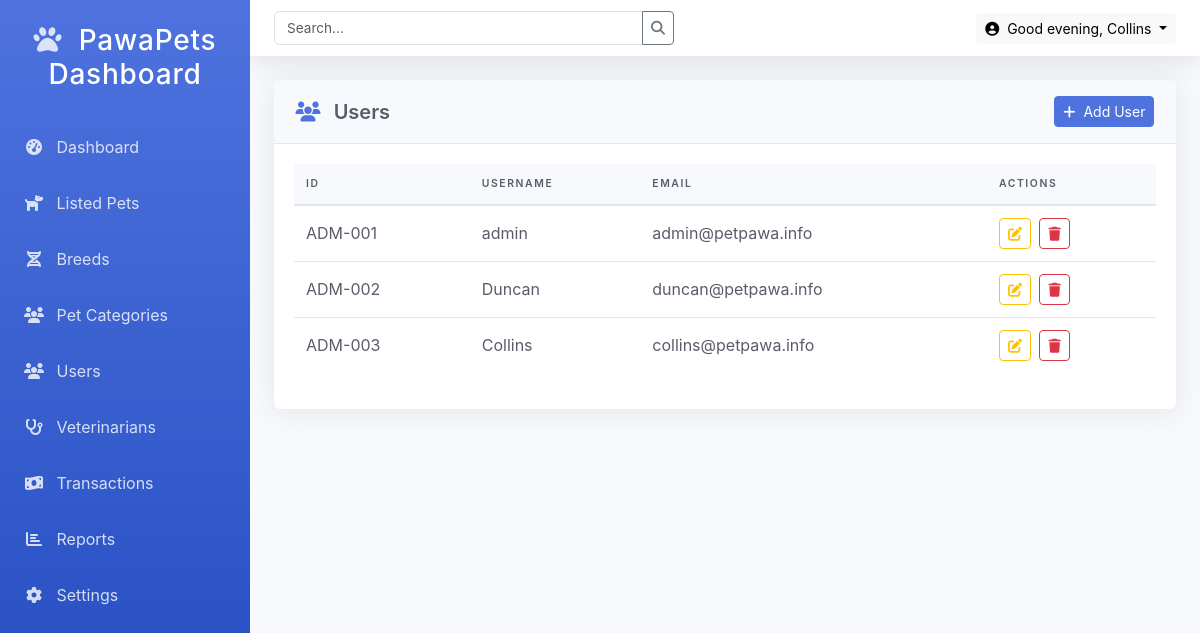
/Admin/users.php (signed in), run on an earlier commit of the app's database.
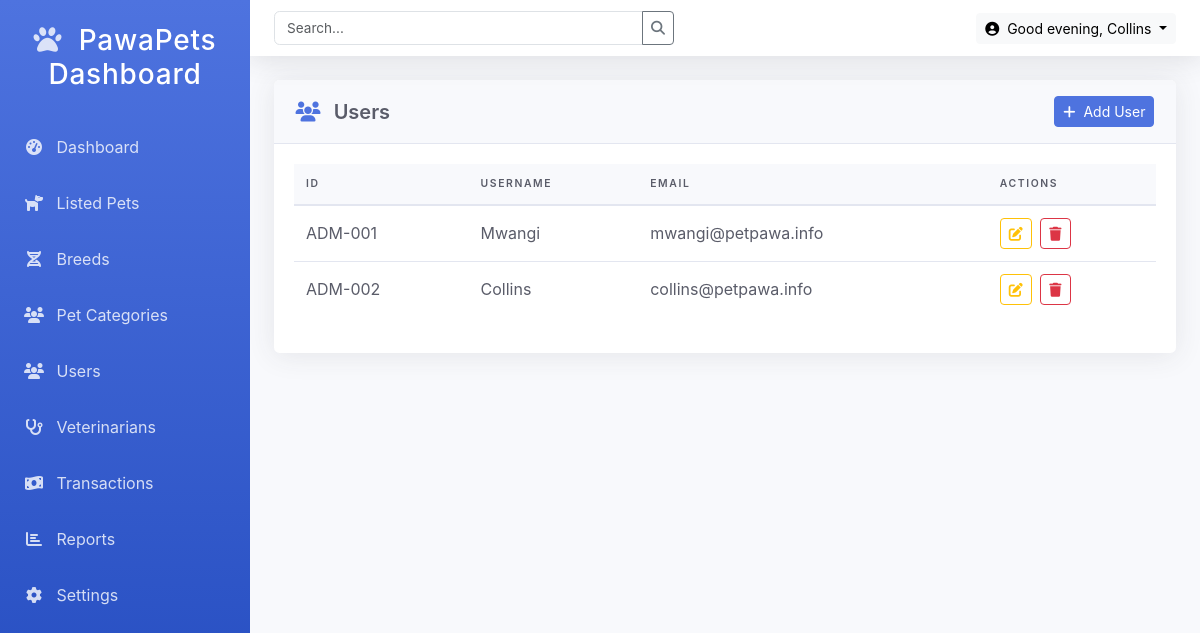
And on a later commit of the database.
### tables this page shows
CREATE TABLE `admin_table` (
  `admin_id` int(11) NOT NULL,
  `admin_name` varchar(100) NOT NULL,
  `admin_email` varchar(100) NOT NULL,
  `admin_image` varchar(255) NOT NULL,
  `admin_password` varchar(100) NOT NULL,
  `phone` varchar(20) NOT NULL,
  `created_at` timestamp NOT NULL DEFAULT current_timestamp() ON UPDATE current_timestamp()
);

### Admin/users.php (the view, shortened to what this page needs)
<?php
include('functions/functions.php');
$users = $con->query("SELECT * FROM admin_table ");
?>
<!DOCTYPE html>
<html lang="en">
<head>
    <link href="https://cdn.jsdelivr.net/npm/bootstrap@5.3.0/dist/css/bootstrap.min.css" rel="stylesheet">
    <link rel="stylesheet" href="https://cdnjs.cloudflare.com/ajax/libs/font-awesome/6.4.0/css/all.min.css">
</head>
<body>
    <div class="admin-container">
    <?php
         include("components/sidebar.php");
         include("components/adminHeader.php");
        ?>
        <main class="admin-main">
            <div class="admin-card">
            <div class="card-header">
                <h5 class="mb-0"><i class="fas fa-users me-2"></i> Users
                </h5>
                <div>
                    <button class="btn btn-sm btn-primary" data-bs-toggle="modal" data-bs-target="#addBreedModal">
                        <i class="fas fa-plus me-1"></i> Add User
                    </button>
                </div>
            </div>
                <div class="card-body">
                    <div class="table-responsive">
                        <table class="admin-table">
                            <thead>
                                <tr>
                                    <th>ID</th>
                                    <th>Username</th>
                                    <th>Email</th>
                                    <th>Actions</th>
                                </tr>
                            </thead>
                            <tbody>
                                    <?php if($users->num_rows > 0): ?>
                                        <?php $count = 1; ?>
                                        <?php while($user = $users->fetch_assoc()): ?>
                                            <tr>
                                                <td>ADM-<?= str_pad($count++, 3, '0', STR_PAD_LEFT) ?></td>
                                                <td><?= htmlspecialchars($user['admin_name']) ?></td>
                                                <td><?= htmlspecialchars($user['admin_email']) ?></td>
                                                <td>
                                                <button class="btn btn-sm btn-outline-warning me-1 edit-user"
                                                data-id="<?= $user['admin_id'] ?>"
                                                data-name="<?= htmlspecialchars($user['admin_name']) ?>"
                                                data-email="<?= htmlspecialchars($user['admin_email']) ?>">
                                            <i class="fas fa-edit"></i>
                                        </button>
                                                    <a href="users.php?delete=<?= $user['admin_id'] ?>"
                                                    class="btn btn-sm btn-outline-danger"
                                                    onclick="return confirm('Delete this user?')">
                                                        <i class="fas fa-trash"></i>
                                                    </a>
                                                </td>
                                            </tr>
                                        <?php endwhile; ?>
                                    <?php else: ?>
                                        <tr>
                                            <td colspan="4" class="text-center py-4">No users found</td>
                                        </tr>
                                    <?php endif; ?>
                                </tbody>
                        </table>
                    </div>
                </div>
            </div>
        </main>
    </div>
</body>
</html>

What changed in the data, as far as the page shows it:
removed admin_table: count "001", admin_name "admin", admin_email "admin@petpawa.info"
removed admin_table: count "002", admin_name "Duncan", admin_email "duncan@petpawa.info"
added admin_table: count "001", admin_name "Mwangi", admin_email "mwangi@petpawa.info"
changed admin_table "Collins": count "003" → "002"
